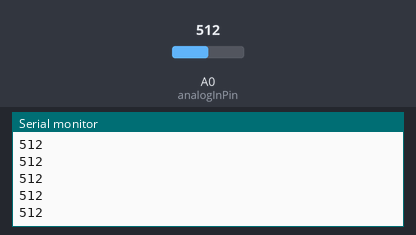
The sketch below on a simulated Arduino Uno, built with avr-gcc and run on an emulated ATmega328P. Parts: the last lines printed to the serial monitor. Inputs (shaded band) come from the test bench; at power-on: A0 (analogInPin) = 512.

Above: at 1.2 s.
1.3 s: A0 (analogInPin) set to 716
At 1.56 s:
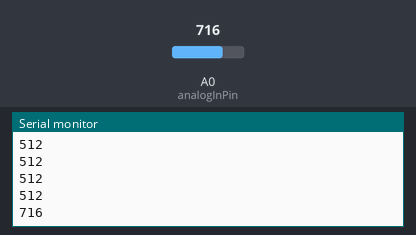
2.8 s: A0 (analogInPin) set to 900
At 2.96 s:
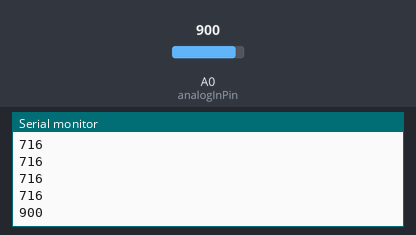
Timing chart, 0 to 5.8 s (numbered marks = the images above; inputs shaded):
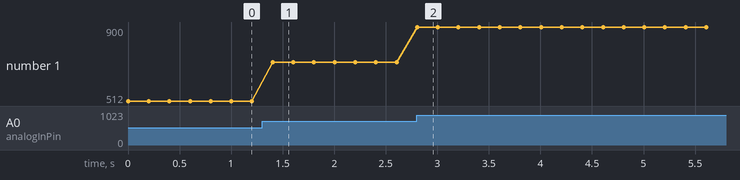

The sketch:

photocell.ino
```cpp
// These constants won't change. They're used to give names to the pins used:

const int analogInPin = A0;  // Analog input pin that the photoresistor is attached to

int sensorValue = 0;        // value read from the photoresistor

void setup() {

  // initialize serial communications at 9600 bps:

  Serial.begin(9600);
}

void loop() {

  // read the analog in value:
  sensorValue = analogRead(analogInPin);

  // print the results to the Serial Monitor:

  Serial.println(sensorValue);

  // wait 2 milliseconds before the next loop for the analog-to-digital
  // converter to settle after the last reading:

  delay(200);
}
```

Measured:
- after the input at 1.3 s, the serial monitor: prints a new line after 0.10 s (image 1)
- after the input at 2.8 s, the serial monitor: prints a new line at once (image 2)
- plotted number 1: 512 → 716 after the input at 1.3 s, 716 → 900 after the input at 2.8 s
